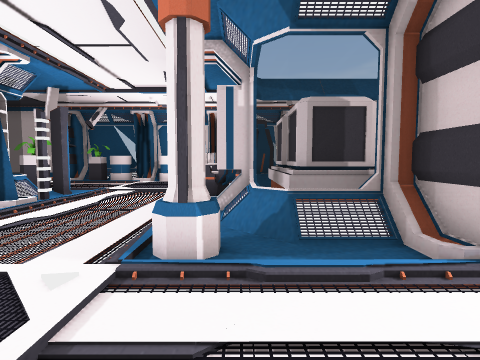
View 1 (above)

18 first-person views from a walk through a 3-D level made in the Unity game engine. The camera is 1.2 m above the floor, tilts 4° down and sees 80° across. Doors are open. The floor is counted in squares, 1 m on a side. Each view is taken from the middle of a square. On the plan, view 1 faces up. The plan holds only what a view shows up to about 13 squares ahead; the rest is blank. The player is left out. Some surface patterns are stand-ins.

View 2
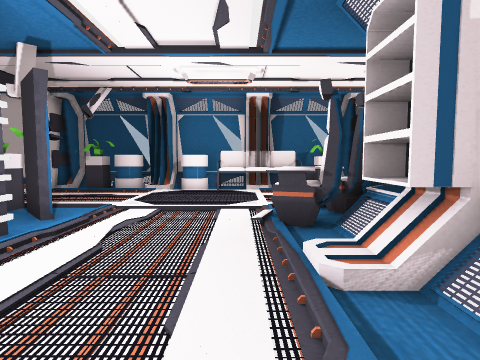

View 3
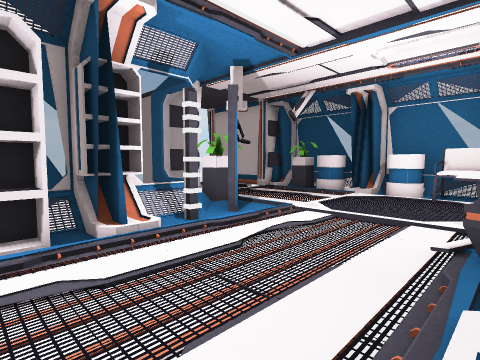

View 4
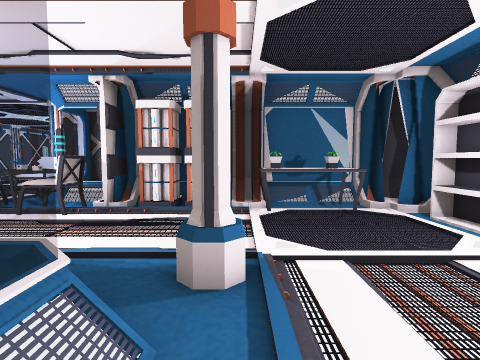

View 5
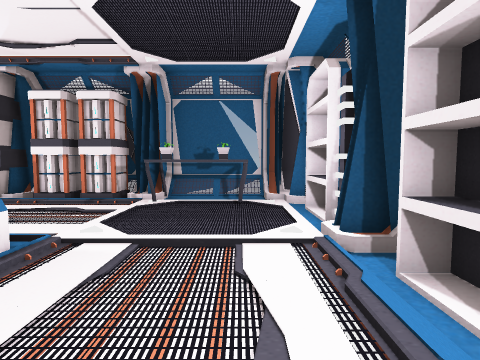

View 6
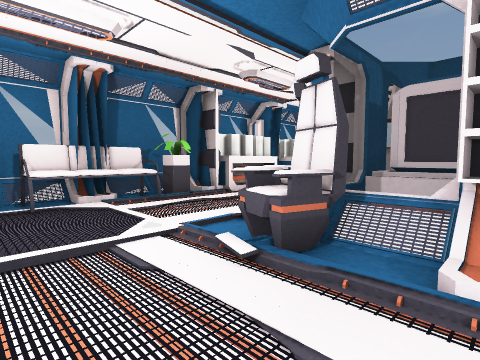

View 7
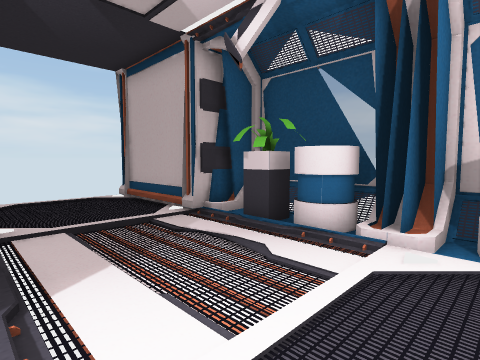

View 8
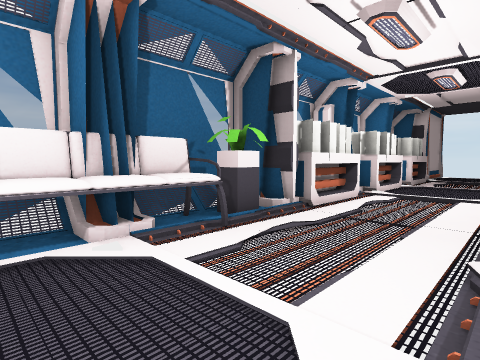

View 9
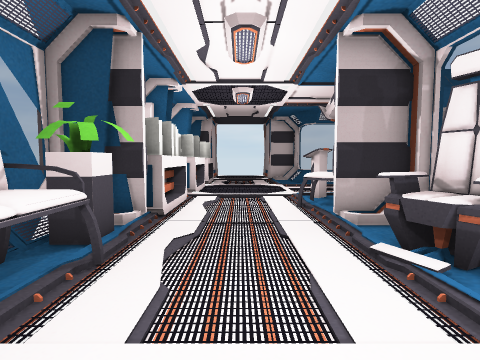

View 10
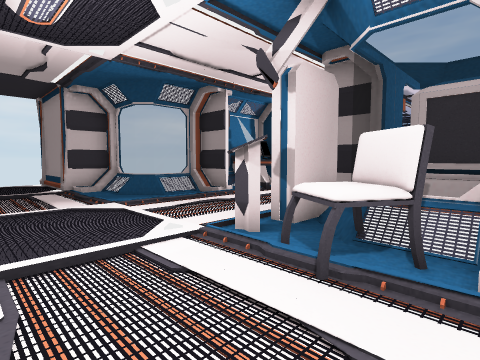

View 11
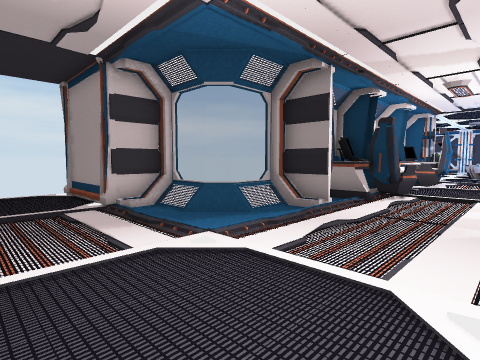

View 12
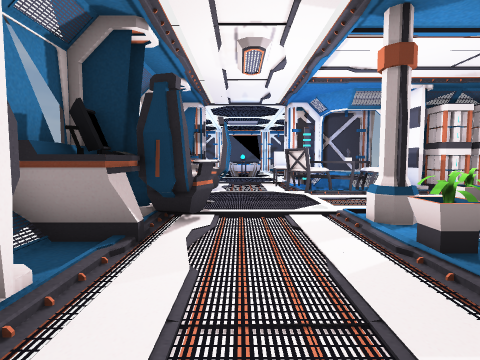

View 13
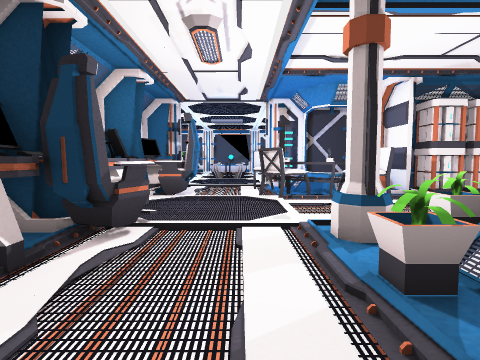

View 14
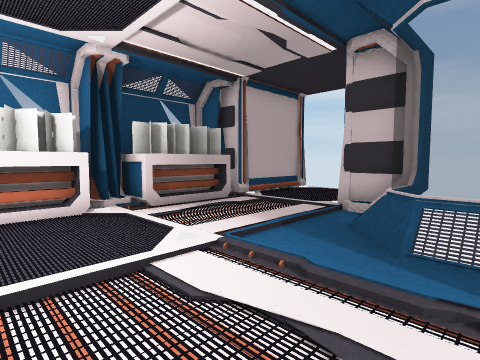

View 15
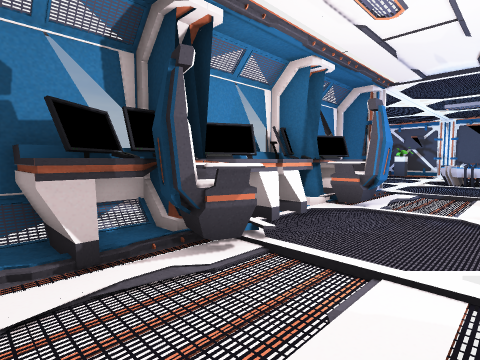

View 16
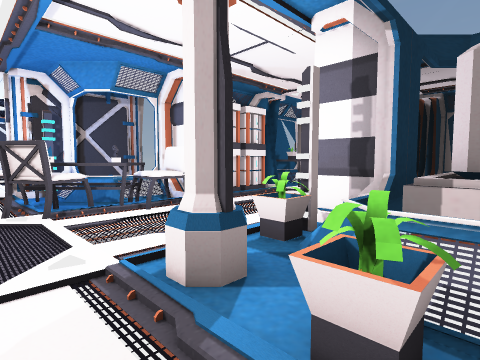

View 17
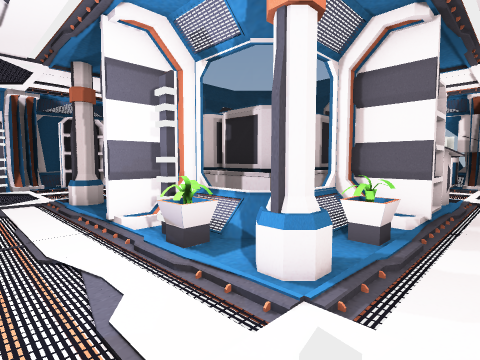

View 18
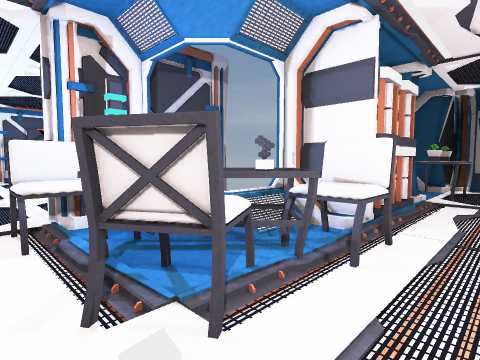

### Floor plan
Key: @ floor where view 1 was taken; # wall or solid block; . main floor; : floor 0.25 m higher than the main floor; / step, stairs or slope; D open door; = window, fence, low wall or low ledge; O other object.
Columns run from 13 left of view 1 to 19 right of it. Each row starts with its distance up from view 1.
 17     #===#===#===   =
 16     #:OO#OOO#OO##  OOO ##   #
 15 D####:OO/OOOOOO/#OOOOOOOOOOO####D
 14 D..............................DD
 13 D..............................DD
 12 D..............................DD
 11 D#  #..O.....OO/#OOO......./####D
 10     # OO....OOO/#OOOO.....//#
  9     #==/.../OOOOOO#O.....===#
  8       =#.....=OOOO#O.....=#
  7       #O....:OO   ##....##
  6       #O.....=OOOO=/.....=
  5        O.....=OOOO=#....OO
  4       =#....OO//###O...OOO
  3       ##/...O::/##OO...OOO
  2       =#................OO
  1        O................O#
  0       =O.OOO.@...O..O...OO
 -1       ##/OOO/OO/#OOOO.OOOO
 -2        ##OO##::##OOO ..OO
 -3         #===#===###OO...O#
 -4                 ####O....
 -5                 #####...##
 -6                     .....
 -7                     .....
 -8                    ......
 -9                    .....
-10                     .OO
-11                     .

Where each view was taken, in squares from view 1:
view 1: 0 up, 0 right, facing up
view 2: 4 up, 2 left, facing up
view 3: 5 up, 1 left, facing up-left
view 4: 7 up, 1 left, facing down
view 5: 7 up, 4 left, facing down
view 6: 7 up, 4 left, facing up-right
view 7: 11 up, 4 left, facing up-left
view 8: 11 up, 3 left, facing up-right
view 9: 13 up, 3 left, facing right
view 10: 14 up, 3 right, facing down-right
view 11: 14 up, 7 right, facing down-right
view 12: 9 up, 9 right, facing down
view 13: 8 up, 8 right, facing down
view 14: 8 up, 8 right, facing up-right
view 15: 6 up, 7 right, facing down-right
view 16: 6 up, 8 right, facing down-left
view 17: 1 up, 8 right, facing up-left
view 18: 1 up, 8 right, facing down-left
